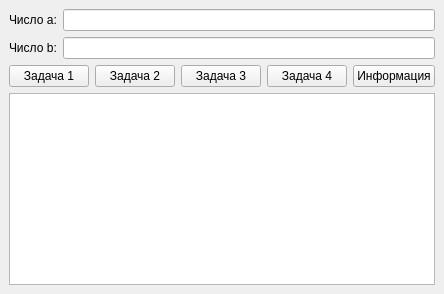
<?xml version="1.0" encoding="UTF-8"?>
<ui version="4.0">
 <class>MainWindow</class>
 <widget class="QMainWindow" name="MainWindow">
  <property name="windowTitle">
   <string>Задачи myNumber</string>
  </property>
  <widget class="QWidget" name="centralwidget">
   <layout class="QVBoxLayout" name="verticalLayout">
    <item>
     <layout class="QFormLayout" name="formLayout">
      <item row="0" column="0">
       <widget class="QLabel" name="labelA">
        <property name="text">
         <string>Число a:</string>
        </property>
       </widget>
      </item>
      <item row="0" column="1">
       <widget class="QLineEdit" name="lineEditA"/>
      </item>
      <item row="1" column="0">
       <widget class="QLabel" name="labelB">
        <property name="text">
         <string>Число b:</string>
        </property>
       </widget>
      </item>
      <item row="1" column="1">
       <widget class="QLineEdit" name="lineEditB"/>
      </item>
     </layout>
    </item>
    <item>
     <layout class="QHBoxLayout" name="horizontalLayoutButtons">
      <item>
       <widget class="QPushButton" name="pushButtonTask1">
        <property name="text">
         <string>Задача 1</string>
        </property>
       </widget>
      </item>
      <item>
       <widget class="QPushButton" name="pushButtonTask2">
        <property name="text">
         <string>Задача 2</string>
        </property>
       </widget>
      </item>
      <item>
       <widget class="QPushButton" name="pushButtonTask3">
        <property name="text">
         <string>Задача 3</string>
        </property>
       </widget>
      </item>
      <item>
       <widget class="QPushButton" name="pushButtonTask4">
        <property name="text">
         <string>Задача 4</string>
        </property>
       </widget>
      </item>
      <item>
       <widget class="QPushButton" name="pushButtonInfo">
        <property name="text">
         <string>Информация</string>
        </property>
       </widget>
      </item>
     </layout>
    </item>
    <item>
     <widget class="QTextEdit" name="textEditOutput">
      <property name="readOnly">
       <bool>true</bool>
      </property>
     </widget>
    </item>
   </layout>
  </widget>
 </widget>
 <resources/>
 <connections/>
</ui>
